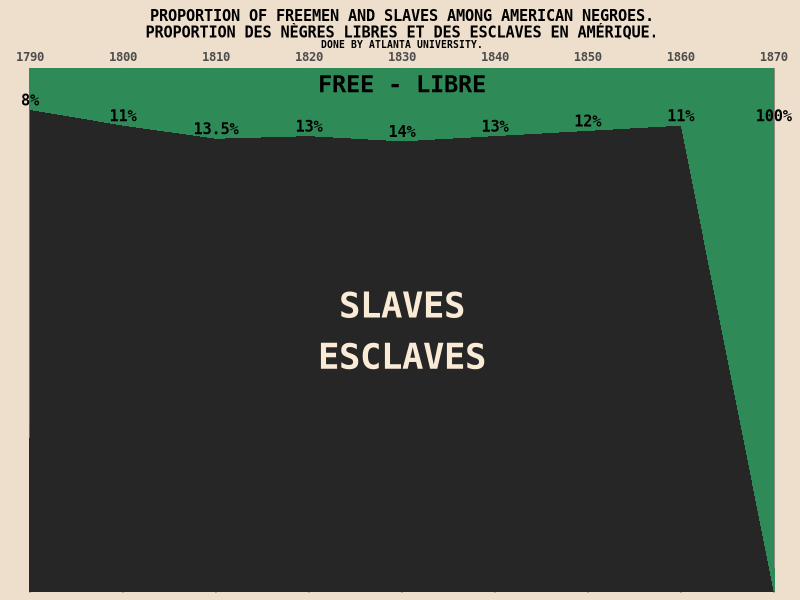

Write R code to recreate this figure.
#################################
### ggplot2 meets W. E. B. Du Bois
###
### graph 1: =========================================
### proportion of freemen and slaves
### original: https://hdl.loc.gov/loc.pnp/ppmsca.33913
###
### digitized original collection available at:
### https://www.loc.gov/pictures/collection/anedub/dubois.html
#################################

library(dplyr)
library(ggplot2)

### initial setup: ====================================

# going to use the Inconsolata font, available for download here:
# https://fontlibrary.org/en/font/inconsolata
font_name <- "Inconsolata"

# set up theme skeleton with apporpriate font, correct background color,
# centered and bold main title, centered subtitle
theme_du_bois <- function() {
  theme_gray(base_family = font_name) %+replace%
    theme(
      plot.background = element_rect(
        fill = "antiquewhite2",
        color = "antiquewhite2"
      ),
      panel.background = element_rect(
        fill = "antiquewhite2",
        color = "antiquewhite2"
      ),
      plot.title = element_text(
        hjust = 0.5,
        face = "bold"
      ),
      plot.subtitle = element_text(hjust = 0.5)
    )
}

# creating data from original graph -------
freemen <- data.frame(
  year = seq(1790, 1870, by = 10),
  pct_free = c(0.08, 0.11, 0.135, 0.13, 0.14, 0.13, 0.12, 0.11, 1)
) %>%
  dplyr::mutate(
    pct_slave = 1 - pct_free,
    # replace the last value (0%) with the previous one so that it's aligned
    # in the same place as the actual image
    labels = replace(pct_slave, n(), pct_slave[n() - 1])
  )

# plot -------
ppmsca_33913 <- ggplot(
  data = freemen,
  mapping = aes(
    x = year,
    y = pct_slave
  )
) +
  geom_area(aes(y = 1),
    fill = "seagreen"
  ) +
  geom_area(fill = "gray15") +
  labs(
    title = "PROPORTION OF FREEMEN AND SLAVES AMONG AMERICAN NEGROES.\nPROPORTION DES NÈGRES LIBRES ET DES ESCLAVES EN AMÉRIQUE.",
    subtitle = "DONE BY ATLANTA UNIVERSITY."
  ) +
  scale_x_continuous(
    breaks = seq(1790, 1870, by = 10),
    position = "top"
  ) +
  coord_cartesian(
    expand = FALSE,
    clip = "off",
    xlim = c(1788, 1872)
  ) +
  theme_du_bois()

# annotations for plot
ppmsca_33913 + geom_text(
  aes(
    y = labels,
    label = paste0(100 * pct_free, "%"),
    family = font_name,
    fontface = "bold"
  ),
  nudge_y = 0.02
) +
  annotate(
    "text",
    label = c("SLAVES\nESCLAVES", "FREE - LIBRE"),
    color = c("antiquewhite", "black"),
    size = c(9, 6),
    x = 1830,
    y = c(0.5, 0.97),
    family = font_name,
    fontface = "bold"
  ) +
  ### theme adjustments
  theme(
    text = element_text(face = "bold"),
    panel.background = element_blank(),
    plot.subtitle = element_text(size = 7),
    panel.grid.major.x = element_line(color = "gray25"),
    panel.grid.minor = element_blank(),
    panel.grid.major.y = element_blank(),
    axis.text.y = element_blank(),
    axis.ticks = element_blank(),
    axis.title = element_blank()
  )
